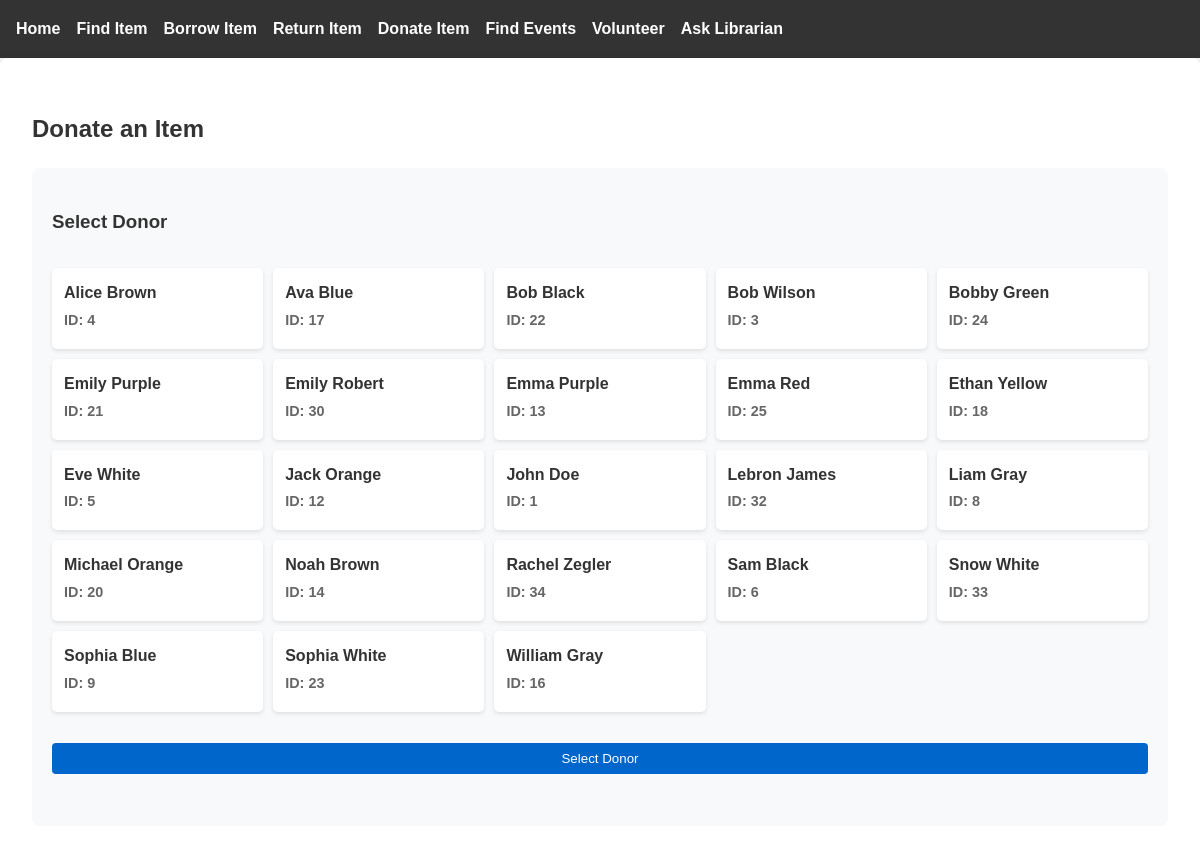
Page /donate-item on the committed database.
### tables this page shows
CREATE TABLE Person (
            PersonID INTEGER PRIMARY KEY AUTOINCREMENT, 
            Name TEXT NOT NULL, 
            Address TEXT, 
            PhoneNumber TEXT, 
            Email TEXT UNIQUE, 
            Role TEXT NOT NULL 
            CHECK (Role IN ('Member', 'Librarian', 'Volunteer'))
        );

### app.py (the view, shortened to what this page needs)
@app.route('/donate-item', methods=['GET', 'POST'])
def donate_item():
    conn = get_db_connection()
    donors = conn.execute("""
        SELECT PersonID, Name FROM Person
            WHERE Role IN ('Member', 'Volunteer', 'Donor')
            ORDER BY Name
        """).fetchall()
    conn.close()
    return render_template('donate_item.html', donors=donors)

### app.py (called while the page is built)
def get_db_connection():
    print("Connecting to database...")
    conn = sqlite3.connect('354_mini_project.db')
    conn.row_factory = sqlite3.Row
    return conn

### templates/donate_item.html (shortened to what this page needs)
{% extends "base.html" %}
{% block content %}
<h2>Donate an Item</h2>
{% if not selected_donor %}
<div class="donor-section">
    <h3>Select Donor</h3>
    <form method="POST" id="donorForm">
        <div class="donor-grid">
            {% for donor in donors %}
            <div class="donor-card {% if selected_donor == donor['PersonID'] %}selected{% endif %}"
                onclick="this.querySelector('input').checked = true; this.closest('form').submit();">
                <label for="donor_{{ donor['PersonID'] }}">
                    <span class="donor-name">{{ donor['Name'] }}</span>
                    <span class="donor-id">ID: {{ donor['PersonID'] }}</span>
                </label>
            </div>
            {% endfor %}
        </div>
        <button type="submit" class="btn-select">Select Donor</button>
    </form>
</div>
{% endif %}
{% endblock %}

### static/styles.css (style rules this page uses)
body { font-family: Arial, sans-serif; margin: 0; padding: 0; background-color: #f9f9f9; color: #333; line-height: 1.6; }
form { margin: 2rem 0; display: flex; flex-direction: column; gap: 1rem; }
input, button { padding: 0.75rem; border: 1px solid #ccc; border-radius: 4px; }
button { background-color: #333; color: white; cursor: pointer; transition: background 0.3s ease-in-out; }

### templates/donate_item.html (style rules this page uses)
.donor-section { background: #f8f9fa; padding: 20px; border-radius: 8px; margin-bottom: 25px; }
.donor-grid { display: grid; grid-template-columns: repeat(auto-fill, minmax(200px, 1fr)); gap: 10px; margin-bottom: 15px; }
.donor-card { background: white; border-radius: 5px; padding: 12px; box-shadow: 0 2px 4px rgba(0,0,0,0.1); transition: all 0.2s; }
.donor-card label { display: block; cursor: pointer; }
.donor-name { display: block; font-weight: bold; margin-bottom: 3px; }
.donor-id { display: block; font-size: 0.9em; color: #666; }
.btn-select { background: #0066cc; color: white; border: none; padding: 8px 16px; border-radius: 4px; cursor: pointer; }
label { font-weight: bold; margin-bottom: 5px; display: block; }

### rows in the picture
Person: Name "Alice Brown", PersonID "4"
Person: Name "Ava Blue", PersonID "17"
Person: Name "Bob Black", PersonID "22"
Person: Name "Bob Wilson", PersonID "3"
Person: Name "Bobby Green", PersonID "24"
Person: Name "Emily Purple", PersonID "21"
Person: Name "Emily Robert", PersonID "30"
Person: Name "Emma Purple", PersonID "13"
Person: Name "Emma Red", PersonID "25"
Person: Name "Ethan Yellow", PersonID "18"
Person: Name "Eve White", PersonID "5"
Person: Name "Jack Orange", PersonID "12"
Person: Name "John Doe", PersonID "1"
Person: Name "Lebron James", PersonID "32"
Person: Name "Liam Gray", PersonID "8"
Person: Name "Michael Orange", PersonID "20"
Person: Name "Noah Brown", PersonID "14"
Person: Name "Rachel Zegler", PersonID "34"
Person: Name "Sam Black", PersonID "6"
Person: Name "Snow White", PersonID "33"
Person: Name "Sophia Blue", PersonID "9"
Person: Name "Sophia White", PersonID "23"
Person: Name "William Gray", PersonID "16"
